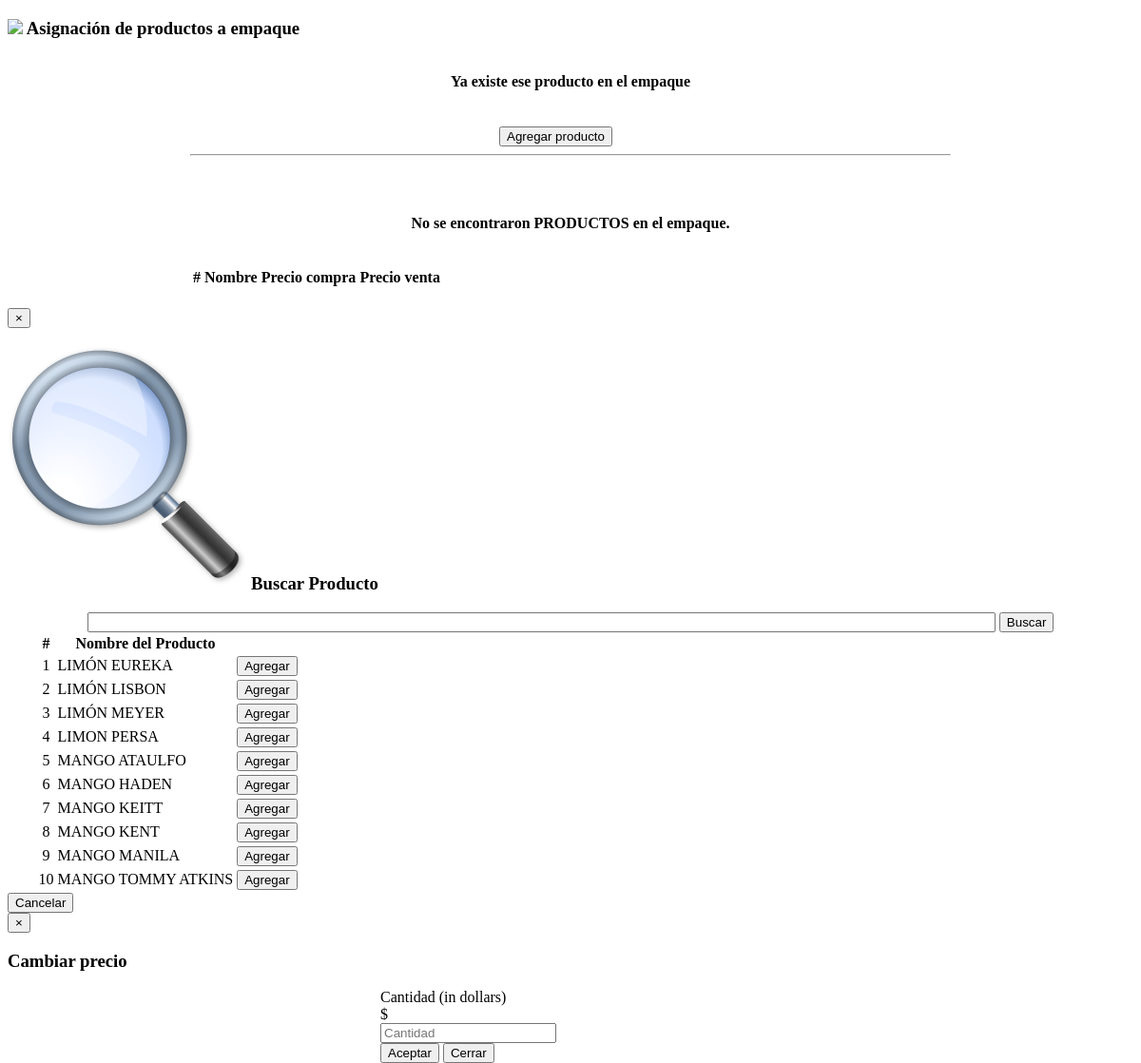
Page /empaque/asignar/asignarProductosEmpaques.php (signed in) on the committed database.
### tables this page shows
CREATE TABLE IF NOT EXISTS `productos` (
  `id_producto` int(11) NOT NULL AUTO_INCREMENT,
  `nombre_producto` varchar(100) NOT NULL,
  `variedad_producto` varchar(100) NOT NULL,
  PRIMARY KEY (`id_producto`)
);

### empaque/asignar/asignarProductosEmpaques.php (the view, shortened to what this page needs)
<!DOCTYPE html>
<html>
	<head lang="ES">
		<link rel='stylesheet' type='text/css' href='../lib/pagination/css.css'/>
	</head>
	<body>
		<div style="width:100%;" class="contenedor-form">
	  		<div class="modal-header">
	    		<h3 class="modal-title">
	    			<img class="img-header" src="img/imagen.png"> Asignación de productos a empaque
	    		</h3>
	  		</div>
	  	</div>
	  	<div>
	  		<?php
	  				$result = mysql_query("select id_productos_empaque, nombre_producto, variedad_producto, precio_compra, precio_venta from productos_empaques join usuario_empaque on productos_empaques.id_empaque_fk = usuario_empaque.id_empaque_fk join productos on productos.id_producto = productos_empaques.id_producto_fk where usuario_empaque.id_usuario_fk =".$_SESSION['id_usuario']);
	  		 ?>
	  		  <br>
	  			<div style="width:500px; margin:0px auto;" id="e" class="alert alert-danger centro hidden" role="alert">		<strong>Ya existe ese producto en el empaque</strong>
		   	 	</div>
						   <br>
	  		<div style="width:800px; padding:20px; background:white; margin:0px auto;">
	  			<div style="width:150px; margin:0px auto;">
	  				<button data-toggle="modal" data-target="#modalProducto" class="btn btn-primary">
	  					<span class="glyphicon glyphicon-plus" aria-hidden="true"></span> Agregar producto
	  				</button>
	  			</div>
	  			<hr>
	  			<div id="tablaDetalles">
	  				<div id="paginacion-resultados">
		  			<table class="table table-hover">
				    	<thead>
					        <tr>
					          <th class="centro">#</th>
					          <th class="centro">Nombre</th>
					          <th class="centro">Precio compra</th>
					          <th class="centro">Precio venta</th>
					          <th></th>
					          <th></th>
					        </tr>
			      		</thead>
			      		<tbody id="Columnas">
			      			<?php
			      			$i=1;
			      			if(mysql_num_rows($result) > 0){
			      				while($row = mysql_fetch_array($result)){
			      					?><tr>
				      						<td class="centro"> <?php echo $i; ?></td>
				      						<td class="centro"><?php echo $row['nombre_producto']." ".$row['variedad_producto']; ?></td>
				      						<td class="centro">$ <?php echo $row['precio_compra']; ?>
				      							<span class="btn-link" style="font-size:12px; cursor: hand" onClick="modalCostoShow(<?php echo $row['id_productos_empaque']; ?>, <?php echo $row['precio_compra']; ?>,1)">Cambiar</span>
				      						</td>
				      						<td class="centro">$ <?php echo $row['precio_venta']; ?>
				      							<span class="btn-link" style="font-size:12px; cursor: hand" onClick="modalCostoShow(<?php echo $row['id_productos_empaque']; ?>, <?php echo $row['precio_venta']; ?>,2)">Cambiar</span>
				      						</td>
				      						<td>
						          			</td>
				      						<td style="float:right;"> <span onclick="eliminarProducto(<?php echo $row['id_productos_empaque']; ?>)" data-toggle="tooltip" data-placement="top" title="Eliminar" style="cursor:pointer; color:#931111;" class="eliminar glyphicon glyphicon-remove" aria-hidden="true"></span></td>
			      						</tr>
			      					<?php
			      					$i++;
			      				}
		      				}else{
		      			 ?>
						    	 <br><br>
						    	 <br>
						    	 	<div style="width:500px; margin:0px auto;" class="alert alert-info centro" role="alert">
						    	 		<strong>No se encontraron PRODUCTOS en el empaque.</strong>
						    	 	</div>
						    	 	<br><br>
				    	<?php
				      		}
				      	 ?>
			      		</tbody>
			      	</table>
</div>
		      	</div>
	  		</div>
	  	</div>
	  	<div class="modal fade bs-example-modal-md" id="modalProducto" tabindex="-1" role="dialog" aria-labelledby="myLargeModalLabel">
			<div class="modal-dialog modal-lg">
				<div class="modal-content">
					<div class="modal-header">
						<button type="button" class="close" data-dismiss="modal" aria-label="Close"><span aria-hidden="true">&times;</span></button>
						<h3 class="titulo-header">
							<img class="img-header" src="img/buscar.png"><span id="titulo-detalles">Buscar Producto</span>
						</h3>
					</div>
					<div class="modal-body" style="background:#FFFFFF;">
						<div class="form-inline">
							<center>
								<input type="text" class="form-control" name="inputBuscarProducto" id="inputBuscarProducto"  onkeyup="if(event.keyCode == 13) buscarProductos();" style="width: 80%;">
								<button type="button" class="btn btn-primary" onclick="buscarProductos()"><i class="glyphicon glyphicon-search"></i> Buscar</button>
							</center>
						</div>
						<div id="contenedor-productos">
							<div id="paginacion" style="width:95%; margin:0px auto;">
							<table class="table">
								<thead>
									<th class="centro">#</th>
									<th>Nombre del Producto</th>
									<th></th>
								</thead>
								<tbody>
									<?php
										$cont = 1;
									    $consulta = "SELECT * FROM productos ORDER BY nombre_producto ASC, variedad_producto ASC";
										$resultado = mysql_query($consulta);
										while($row = mysql_fetch_array($resultado)){
									?>
											<tr>
												<td class="centro"><?php echo $cont; ?></td>
								          		<td><?php echo $row['nombre_producto']." ".$row['variedad_producto']; ?></td>
								          		<td class="derecha">
									        		<button class="btn btn-success" onClick="agregarProducto(<?php echo $row['id_producto']; ?>, '<?php echo $_SESSION['id_empaque']; ?>');"><i class="glyphicon glyphicon-ok"></i> Agregar</button>
									        	</td>
									        	<?php $cont++; ?>
								    	    </tr>
										<?php }
									?>
								</tbody>
							</table>
						</div>
						</div>
					</div>
					<div class="modal-footer">
						<button type="button" class="btn btn-danger" data-dismiss="modal">Cancelar</button>
					</div>
				</div>
			</div>
		</div>
			<div class="modal fade" id="myModal" tabindex="-1" role="dialog" aria-labelledby="myModalLabel">
			  <div class="modal-dialog" role="document">
			    <div class="modal-content">
			      <div class="modal-header">
			        <button type="button" class="close" data-dismiss="modal" aria-label="Close"><span aria-hidden="true">&times;</span></button>
			        <h3 class="modal-title" id="myModalLabel">Cambiar precio</h3>
			      </div>
			      <div class="modal-body fondo-blanco">
			      	<div style="margin:0px auto; width:400px; height:50px;">
			        	<form class="form-inline" method="post" action="javascript:modificarCosto()">
						  <div class="form-group">
						    <label class="sr-only" for="exampleInputAmount">Cantidad (in dollars)</label>
						    <div class="input-group">
						      <div class="input-group-addon">$</div>
						      	<input type="number" step="0.01" class="form-control" min="0" id="precio_producto" name="precio_producto" placeholder="Cantidad">
						    </div>
						  </div>
						  <button onclick="" class="btn btn-primary">Aceptar</button>
						  <button class="btn btn-default" data-dismiss="modal">Cerrar</button>
						</form>
					</div>
			      </div>
			    </div>
			  </div>
			</div>
	</body>
</html>

### empaque/asignar/asignarProductosEmpaques.php (style rules this page uses)
.centro { text-align: center; }
.derecha { text-align: right; }

### rows in the picture
productos: nombre_producto "LIMÓN", variedad_producto "EUREKA"
productos: nombre_producto "LIMÓN", variedad_producto "LISBON"
productos: nombre_producto "LIMÓN", variedad_producto "MEYER"
productos: nombre_producto "LIMON", variedad_producto "PERSA"
productos: nombre_producto "MANGO", variedad_producto "ATAULFO"
productos: nombre_producto "MANGO", variedad_producto "HADEN"
productos: nombre_producto "MANGO", variedad_producto "KEITT"
productos: nombre_producto "MANGO", variedad_producto "KENT"
productos: nombre_producto "MANGO", variedad_producto "MANILA"
productos: nombre_producto "MANGO", variedad_producto "TOMMY ATKINS"
